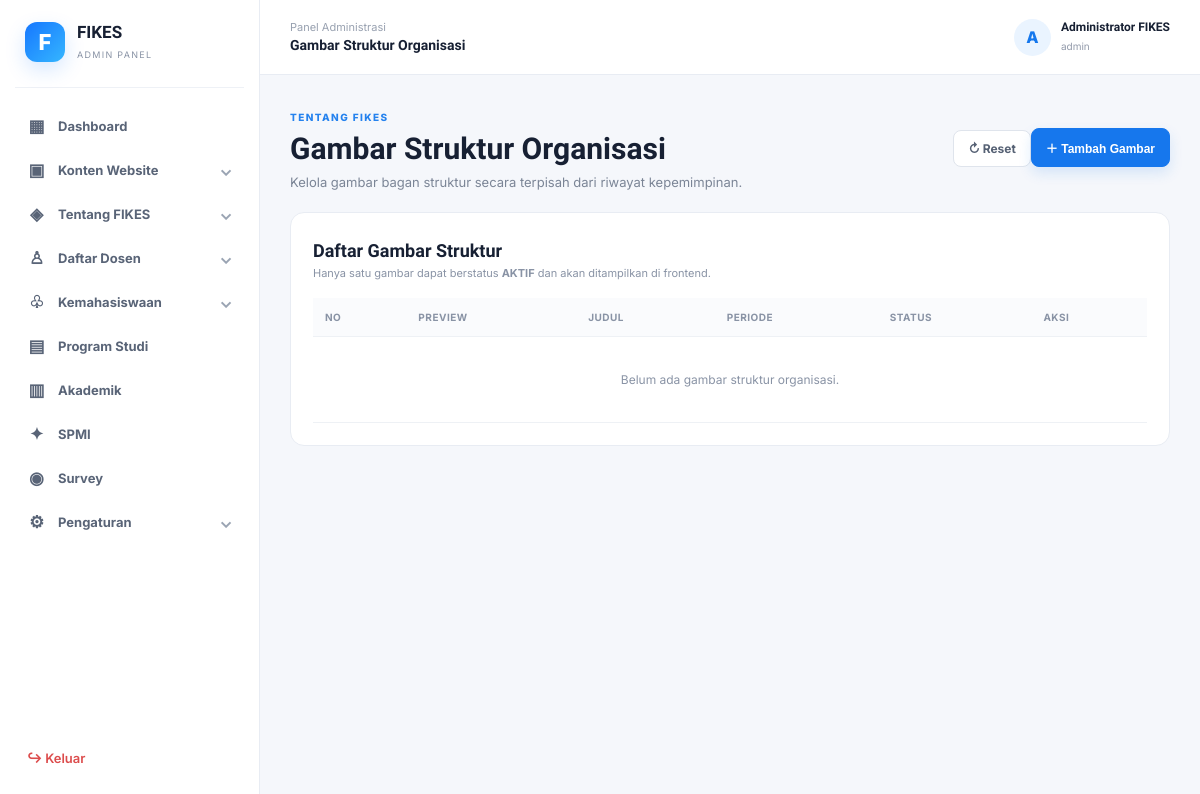
Page /admin/modules/tentang/gambar-struktur.php (signed in) on the earlier database version.
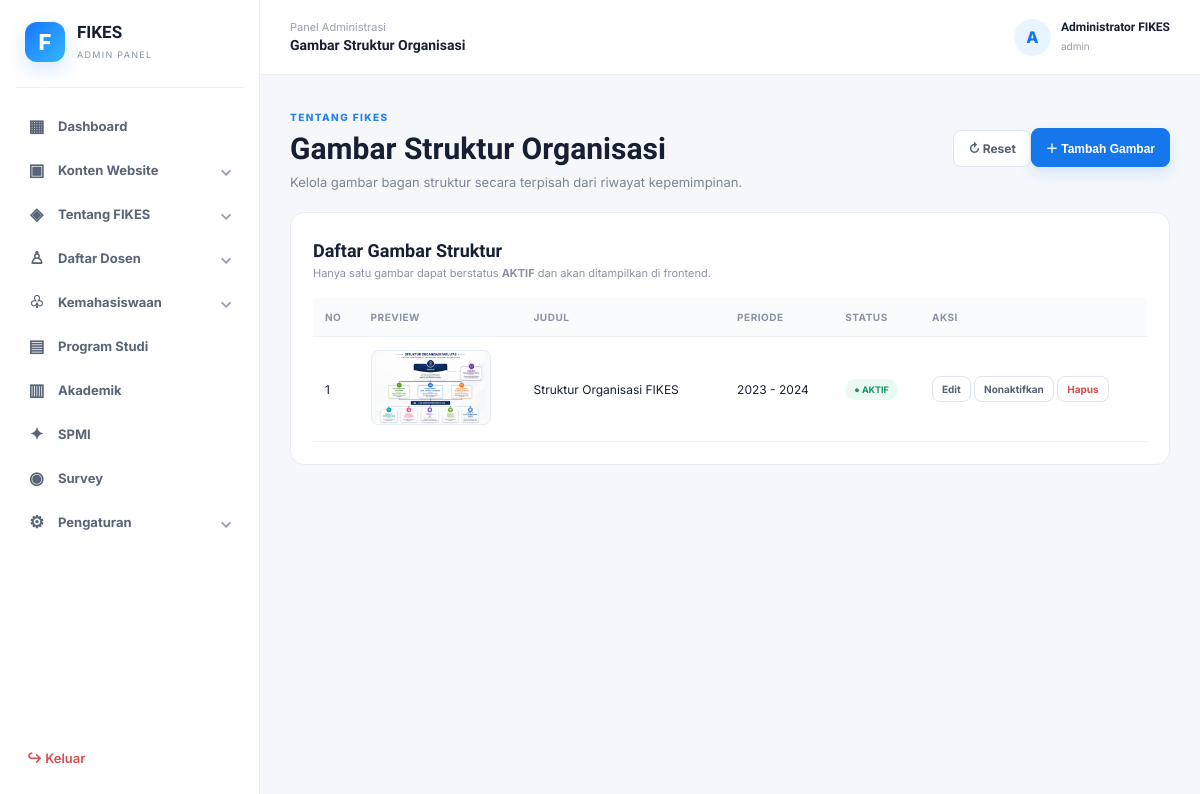
Same page on the later database version.
### tables this page shows
CREATE TABLE `struktur_organisasi_gambar` (
  `id` int(11) NOT NULL,
  `judul` varchar(150) NOT NULL,
  `periode` varchar(50) DEFAULT NULL,
  `gambar` varchar(255) NOT NULL,
  `status` enum('aktif','tidak_aktif') NOT NULL DEFAULT 'tidak_aktif',
  `created_at` timestamp NOT NULL DEFAULT current_timestamp(),
  `updated_at` timestamp NOT NULL DEFAULT current_timestamp() ON UPDATE current_timestamp()
);

### admin/config/auth.php (called while the page is built, shortened)
<?php
function e($value)
{
  return htmlspecialchars($value ?? '', ENT_QUOTES, 'UTF-8');
}

### admin/modules/tentang/gambar-struktur.php (the view, shortened to what this page needs)
<?php
$page_title = 'Gambar Struktur Organisasi';
require_once __DIR__ . '/../../config/auth.php';
$project_url = '';
if (strpos($_SERVER['SCRIPT_NAME'], '/admin/') !== false) $project_url = substr($_SERVER['SCRIPT_NAME'], 0, strpos($_SERVER['SCRIPT_NAME'], '/admin/'));
$upload_url = $project_url . '/admin/uploads/struktur/';
$data=$pdo->query("SELECT * FROM struktur_organisasi_gambar ORDER BY (status='aktif') DESC,id DESC")->fetchAll();
?>
<?php require __DIR__ . '/../../includes/header.php'; ?>
<div class="page-head">
  <div><span class="eyebrow">TENTANG FIKES</span><h1>Gambar Struktur Organisasi</h1><p>Kelola gambar bagan struktur secara terpisah dari riwayat kepemimpinan.</p></div>
  <div><a href="gambar-struktur.php" class="btn">↻ Reset</a><button type="button" class="btn primary" onclick="bukaModalGambar()">＋ Tambah Gambar</button></div>
</div>
<div class="panel">
  <div class="panel-head"><div><h2>Daftar Gambar Struktur</h2><p style="margin:4px 0 0;color:#8993a5;font-size:11px;">Hanya satu gambar dapat berstatus <b>AKTIF</b> dan akan ditampilkan di frontend.</p></div></div>
  <div class="table-wrap"><table><thead><tr><th>No</th><th>Preview</th><th>Judul</th><th>Periode</th><th>Status</th><th>Aksi</th></tr></thead><tbody>
  <?php if(!$data): ?><tr><td colspan="6" style="text-align:center;color:#8993a5;padding:35px;">Belum ada gambar struktur organisasi.</td></tr>
  <?php else: $no=1; foreach($data as $row): ?><tr>
    <td><?= $no++ ?></td>
    <td><a href="<?= e($upload_url.$row['gambar']) ?>" target="_blank"><img src="<?= e($upload_url.$row['gambar']) ?>" alt="<?= e($row['judul']) ?>" style="width:120px;height:75px;object-fit:contain;background:#f7faf9;border-radius:7px;border:1px solid #e8ecf3;"></a></td>
    <td style="white-space:normal;min-width:180px;"><?= e($row['judul']) ?></td><td><?= e($row['periode'] ?: '-') ?></td>
    <td><?php if($row['status']==='aktif'): ?><span class="badge success">● AKTIF</span><?php else: ?><span class="badge">○ TIDAK AKTIF</span><?php endif; ?></td>
    <td><a href="?edit=<?= (int)$row['id'] ?>" class="btn small">Edit</a> <?php if($row['status']==='aktif'): ?><a href="?nonaktif=<?= (int)$row['id'] ?>" class="btn small" onclick="return confirm('Nonaktifkan gambar ini?')">Nonaktifkan</a><?php else: ?><a href="?aktif=<?= (int)$row['id'] ?>" class="btn small">Jadikan Aktif</a><?php endif; ?> <a href="?hapus=<?= (int)$row['id'] ?>" class="btn small danger-text" onclick="return confirm('Hapus gambar ini?')">Hapus</a></td>
  </tr><?php endforeach; endif; ?>
  </tbody></table></div>
</div>

### admin/includes/header.php (shortened to what this page needs)
<?php
require_once __DIR__ . '/../config/auth.php';
$page_title = $page_title ?? 'Dashboard';
$pos_admin = strpos($_SERVER['SCRIPT_NAME'], '/admin/');
$project_url = ($pos_admin !== false) ? substr($_SERVER['SCRIPT_NAME'], 0, $pos_admin) : '';
$current_url = $_SERVER['REQUEST_URI'] ?? '';
$current_path = parse_url($current_url, PHP_URL_PATH) ?: '';
$active_dashboard = ($current_path === rtrim($project_url, '/') . '/admin/' || $current_path === rtrim($project_url, '/') . '/admin/index.php');
$active_slider = strpos($current_path, '/admin/modules/slider/') !== false;
$active_berita = strpos($current_path, '/admin/modules/berita/') !== false;
$active_konten = $active_slider || $active_berita;
$active_visi = strpos($current_path, '/admin/modules/tentang/visi-misi.php') !== false;
$active_struktur = strpos($current_path, '/admin/modules/tentang/struktur.php') !== false;
$active_sertifikat = strpos($current_path, '/admin/modules/sertifikat/') !== false;
$active_logo = strpos($current_path, '/admin/modules/tentang/logo.php') !== false;
$active_tentang = $active_visi || $active_struktur || $active_sertifikat || $active_logo;
$active_dosen = strpos($current_path, '/admin/modules/dosen/') !== false;
$active_kemahasiswaan = strpos($current_path, '/admin/modules/kemahasiswaan/') !== false;
$active_program_studi = strpos($current_path, '/admin/modules/program-studi/') !== false;
$active_akademik = strpos($current_path, '/admin/modules/akademik/') !== false;
$active_survey = strpos($current_path, '/admin/modules/survey/') !== false;
$active_spmi = strpos($current_path, '/admin/modules/spmi/') !== false;
$active_pengaturan_website = strpos($current_path, '/admin/modules/pengaturan/') !== false;
$active_profil_admin = strpos($current_path, '/admin/modules/akun/') !== false;
$active_pengaturan = $active_pengaturan_website || $active_profil_admin;
function parent_class($active)
{
  return $active ? ' active' : '';
}
?>
<!doctype html>
<html lang="id">
  <head>
    <link rel="stylesheet" href="<?= $project_url ?>/admin/assets/css/admin.css">
  </head>
  <body>
    <div class="app">
      <aside class="sidebar" id="sidebar">
        <div class="brand">
          <div class="brand-mark">F</div>
          <div><strong>FIKES</strong><small>ADMIN PANEL</small></div>
        </div>
        <nav class="sidebar-nav">
          <a href="<?= $project_url ?>/admin/index.php" class="menu-link<?= parent_class($active_dashboard) ?>">
            <span>▦</span><b>Dashboard</b>
          </a>
          <button type="button" class="menu-parent<?= parent_class($active_konten) ?>" data-menu="konten-website"
            aria-expanded="<?= $active_konten ? 'true' : 'false' ?>">
            <span>▣</span><b>Konten Website</b><i>⌄</i>
          </button>
          <button type="button" class="menu-parent<?= parent_class($active_tentang) ?>" data-menu="tentang"
            aria-expanded="<?= $active_tentang ? 'true' : 'false' ?>">
            <span>◈</span><b>Tentang FIKES</b><i>⌄</i>
          </button>
          <button type="button" class="menu-parent<?= parent_class($active_dosen) ?>" data-menu="dosen"
            aria-expanded="<?= $active_dosen ? 'true' : 'false' ?>">
            <span>♙</span><b>Daftar Dosen</b><i>⌄</i>
          </button>
          <button type="button" class="menu-parent<?= parent_class($active_kemahasiswaan) ?>"
            data-menu="kemahasiswaan-data" aria-expanded="<?= $active_kemahasiswaan ? 'true' : 'false' ?>">
            <span>♧</span><b>Kemahasiswaan</b><i>⌄</i>
          </button>
          <a href="<?= $project_url ?>/admin/modules/program-studi/index.php"
            class="menu-link<?= parent_class($active_program_studi) ?>">
            <span>▤</span><b>Program Studi</b>
          </a>
          <a href="<?= $project_url ?>/admin/modules/akademik/index.php"
            class="menu-link<?= parent_class($active_akademik) ?>">
            <span>▥</span><b>Akademik</b>
          </a>
          <a href="<?= $project_url ?>/admin/modules/spmi/index.php" class="menu-link<?= parent_class($active_spmi) ?>">
            <span>✦</span><b>SPMI</b>
          </a>
          <a href="<?= $project_url ?>/admin/modules/survey/index.php"
            class="menu-link<?= parent_class($active_survey) ?>">
            <span>◉</span><b>Survey</b>
          </a>
          <button type="button" class="menu-parent<?= parent_class($active_pengaturan) ?>" data-menu="akun"
            aria-expanded="<?= $active_pengaturan ? 'true' : 'false' ?>">
            <span>⚙</span><b>Pengaturan</b><i>⌄</i>
          </button>
        </nav>
        <a href="<?= $project_url ?>/admin/logout.php" class="logout"><span>↪</span> Keluar</a>
      </aside>
      <main class="main">
        <header class="topbar">
          <div class="top-title">
            <span>Panel Administrasi</span>
            <strong><?= e($page_title) ?></strong>
          </div>
          <div class="user">
            <div class="avatar"><?= strtoupper(substr($_SESSION['admin_nama'], 0, 1)) ?></div>
            <div>
              <strong><?= e($_SESSION['admin_nama']) ?></strong>
              <small><?= e($_SESSION['admin_role']) ?></small>
            </div>
          </div>
        </header>
        <section class="content">

### admin/assets/css/admin.css (style rules this page uses)
* { box-sizing:border-box }
body { margin:0;font-family:Inter,Arial,sans-serif;background:#f5f7fb;color:#172033 }
h1,h2,h3,strong { font-family:"Plus Jakarta Sans",Inter,sans-serif }
h1 { font-size:30px;margin:6px 0 8px }
h2 { font-size:18px;margin:5px 0 }
.app { display:flex;min-height:100vh }
.sidebar { position:fixed;z-index:20;width:260px;height:100vh;background:#fff;border-right:1px solid #e8ecf3;display:flex;flex-direction:column;padding:22px 15px }
.brand { display:flex;align-items:center;gap:12px;padding:0 10px 25px;border-bottom:1px solid #eef1f6 }
.brand-mark { width:40px;height:40px;border-radius:12px;background:linear-gradient(135deg,#1677ff,#35b6ff);color:#fff;display:grid;place-items:center;font-size:22px;font-weight:800;box-shadow:0 8px 20px #1677ff2b }
.brand strong { display:block;font-size:17px }
.brand small { color:#8993a5;font-size:9px;letter-spacing:1.3px }
.sidebar-nav { padding-top:15px;overflow:auto;flex:1;min-height:0 }
.menu-link { display:flex;gap:12px;align-items:center;color:#596477;text-decoration:none;padding:11px 12px;border-radius:10px;font-size:13px;font-weight:600;margin:2px 0 }
.menu-link span { width:19px;text-align:center;font-size:17px }
.menu-parent { width:100%;display:flex;align-items:center;gap:12px;border:0;background:transparent;color:#596477;text-align:left;padding:11px 12px;border-radius:10px;font:600 13px Inter,Arial,sans-serif;cursor:pointer;margin:2px 0 }
.menu-parent span { width:19px;text-align:center;font-size:17px }
.menu-parent i { margin-left:auto;font-style:normal;font-size:16px;color:#9aa4b3;transition:.2s }
.logout { margin-top:auto;text-decoration:none;color:#dc4c4c;font-size:13px;font-weight:600;padding:12px }
.main { margin-left:260px;width:calc(100% - 260px) }
.topbar { height:75px;background:#fff;border-bottom:1px solid #e8ecf3;display:flex;align-items:center;padding:0 30px;gap:18px }
.top-title span { display:block;color:#98a1b0;font-size:11px }
.top-title strong { font-size:14px }
.user { margin-left:auto;display:flex;align-items:center;gap:10px }
.user strong { display:block;font-size:12px }
.user small { color:#929aaa;font-size:10px }
.avatar { width:37px;height:37px;border-radius:50%;background:#eaf4ff;color:#1477ed;display:grid;place-items:center;font-weight:800 }
.content { padding:30px;max-width:1500px;margin:auto }
.eyebrow { font-size:10px;font-weight:800;color:#2582ee;letter-spacing:1.4px }
.welcome p,.page-head p { color:#7b8596;font-size:13px;margin:0 }
.panel { background:#fff;border:1px solid #e8ecf3;border-radius:14px;padding:22px;margin-bottom:20px }
.panel-head { display:flex;justify-content:space-between;align-items:center;margin-bottom:18px }
.page-head { display:flex;justify-content:space-between;align-items:center;margin-bottom:22px }
.btn { display:inline-flex;align-items:center;justify-content:center;border:1px solid #dfe4ec;background:#fff;color:#566174;border-radius:8px;padding:10px 14px;font-size:12px;font-weight:700;text-decoration:none;cursor:pointer }
.btn.primary { background:#1677ed;color:#fff;border-color:#1677ed;box-shadow:0 6px 14px #1677ed24 }
.btn.small { padding:6px 9px;font-size:10px }
.danger-text { color:#d84b4b }
.table-wrap { overflow:auto }
table { width:100%;border-collapse:collapse;font-size:12px }
th { text-align:left;color:#8993a5;font-size:10px;text-transform:uppercase;letter-spacing:.5px;background:#fafbfd }
th,td { padding:13px 12px;border-bottom:1px solid #eef1f5;white-space:nowrap }
.badge { display:inline-block;padding:5px 9px;border-radius:20px;background:#f1f4f8;color:#687386;font-size:9px;font-weight:700;text-transform:capitalize }
.badge.success { background:#eafaf2;color:#159363 }

Differences in the rows shown:
added struktur_organisasi_gambar: gambar (picture), judul "Struktur Organisasi FIKES", periode "2023 - 2024", status "● AKTIF"
Other differences:
text no longer shown: "Belum ada gambar struktur organisasi."
